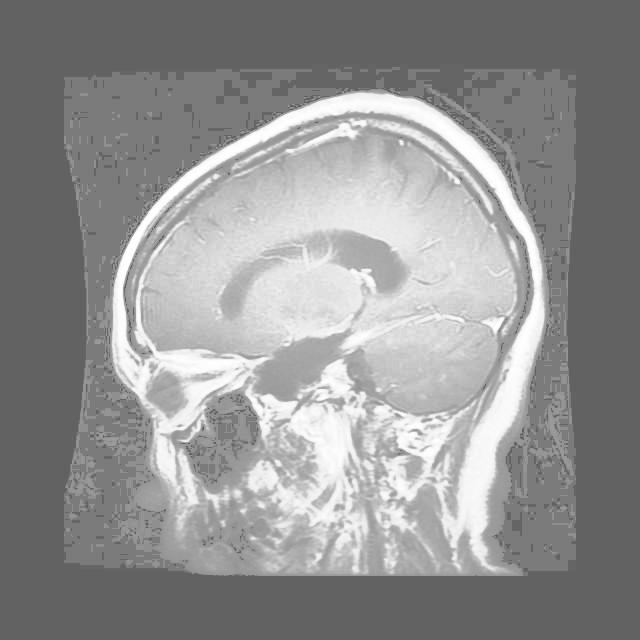
#> input picture tumor.v3i.folder/valid/glioma_tumor/gg-102-_jpg.rf.d357b099e92b56fe544d6b64986a88e9.jpg, 640 x 640 px, found by its file name; its folder holds 4 pictures in this run
$ jupyter execute --allow-errors RF_SVM_NVB.ipynb   (older library calls are emulated)
#> lines starting #> are read from the running program, lines starting #| are printed output that depends on the picture; pictures that were not available may be replaced by others from this repository, and a replacement may not be noted
[cell 1]
import numpy as np
import matplotlib.pyplot as plt
import glob
import cv2
import os
import seaborn as sns
import pandas as pd
from skimage.filters import sobel

[cell 2]
image_size = 128
labels = ['glioma_tumor','no_tumor','meningioma_tumor','pituitary_tumor']

[cell 3]
# [12 lines of commented-out code are left out]

X_test = []
y_test = []
for i in labels:
    folderPath = os.path.join('/Users/pranavmoses/Desktop/5505/Project-INFO5505-Pranav Moses/project/tumor.v3i.folder','test',i)
    for j in enumerate(os.listdir(folderPath)):
        if j[0] == 500:
            break
        img = cv2.imread(os.path.join(folderPath,j[1]))
#> img is the input picture: shape (640, 640, 3); min 82, max 255, mean 146.2
        img = cv2.resize(img,(image_size,image_size))
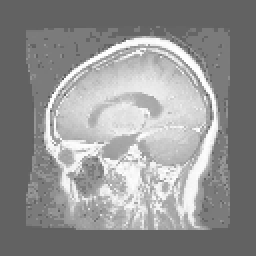
#> img: shape (128, 128, 3) (shown 2 times larger); min 82, max 255, mean 146.1
        X_test.append(img)
        y_test.append(i)
    print('Done with training data for:', i)

# X_train = np.array(X_train)
# y_train = np.array(y_train)
X_test = np.array(X_test)
y_test = np.array(y_test)

[cell 4]
#Encode labels from text (folder names) to integers.
from sklearn import preprocessing
le = preprocessing.LabelEncoder()
# le.fit(y_train)
# y_train = le.transform(y_train)
y_test = le.fit_transform(y_test)

#> (a cell that did not finish here is left out)

[cell 6]
X_test_n = X_test/255.0

#> (a cell that did not finish here is left out)

[cell 8]
def feature_extractor(dataset):
    x_train = dataset
    image_dataset = pd.DataFrame()
    for image in range(x_train.shape[0]):
        df = pd.DataFrame()
        input_img = x_train[image, :,:,:]
        img = input_img

         # FEATURE 1 - Pixel values
        #Add pixel values to the data frame
        pixel_values = img.reshape(-1) #flattening
        df['Pixel_Value'] = pixel_values
        #Pixel value itself as a feature
        #df['Image_Name'] = image   #Capture image name as we read multiple images
        # FEATURE 2 - Bunch of Gabor filter responses

                #Generate Gabor features
        num = 1  #To count numbers up in order to give Gabor features a lable in the data frame
        kernels = []
        for theta in range(2):   #Define number of thetas
            theta = theta / 4. * np.pi
            for sigma in (1, 3):  #Sigma with 1 and 3
                lamda = np.pi/4
                gamma = 0.5
                gabor_label = 'Gabor' + str(num)  #Label Gabor columns as Gabor1, Gabor2, etc.
    #                print(gabor_label)
                ksize=9
                kernel = cv2.getGaborKernel((ksize, ksize), sigma, theta, lamda, gamma, 0, ktype=cv2.CV_32F)
                kernels.append(kernel)
                #Now filter the image and add values to a new column
                fimg = cv2.filter2D(img, cv2.CV_8UC3, kernel)
                filtered_img = fimg.reshape(-1)
                df[gabor_label] = filtered_img  #Labels columns as Gabor1, Gabor2, etc.
                # print(gabor_label, ': theta=', theta, ': sigma=', sigma, ': lamda=', lamda, ': gamma=', gamma)
                num += 1  #Increment for gabor column label


    #     FEATURE 3 Sobel
        edge_sobel = sobel(img)
        edge_sobel1 = edge_sobel.reshape(-1)
        df['Sobel'] = edge_sobel1

        #Add more filters as needed

        #Append features from current image to the dataset
        image_dataset = pd.concat([image_dataset, df])
#> this loop made 7 passes
#> pass 1, in feature_extractor, `edge_sobel = sobel(img)`:
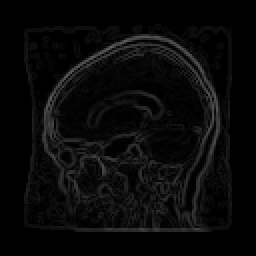
#> edge_sobel: shape (128, 128, 3) float64 (shown 2 times larger); min 0, max 0.39, mean 0.0368
#> pass 2, in feature_extractor, `input_img = x_train[image, :,:,:]`:
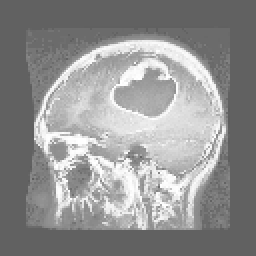
#> input_img: shape (128, 128, 3) float64 (shown 2 times larger); min 0.361, max 1, mean 0.572
#> pass 2, in feature_extractor, `edge_sobel = sobel(img)`:
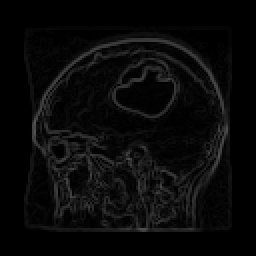
#> edge_sobel: shape (128, 128, 3) float64 (shown 2 times larger); min 0, max 0.338, mean 0.0373

    return image_dataset

#> (a cell that did not finish here is left out)

#> (a cell that did not finish here is left out)

[cell 11]
test_features = feature_extractor(X_test_n)
test_features = np.expand_dims(test_features, axis=0)
X_for_testing = np.reshape(test_features, (X_test_n.shape[0], -1))

[cell 12]
# from sklearn.ensemble import RandomForestClassifier
# RF_model = RandomForestClassifier(n_estimators = 50, random_state = 42)

# # Fit the model on training data
# RF_model.fit(X_for_training, y_train) #For sklearn no one hot encoding

[cell 13]
# #Can also use SVM but RF is faster and may be more accurate.
# from sklearn import svm
# SVM_model = svm.SVC(decision_function_shape='ovo')  #For multiclass classification
# SVM_model.fit(X_for_training, y_train)

[cell 14]
# from sklearn.naive_bayes import GaussianNB
# NVB_model = GaussianNB()
# NVB_model.fit(X_for_training, y_train)

[cell 15]
import pickle
# filename = 'RF_model.sav'
# pickle.dump(RF_model, open(filename, 'wb'))

[cell 16]
# pickle.dump(SVM_model, open('SVM_model.sav', 'wb'))
# pickle.dump(NVB_model, open('NVB_model.sav', 'wb'))

#> (a cell that did not finish here is left out)

[cell 18]
X_test_n.shape, y_test.shape
#> Out = ((7, 128, 128, 3), (7,))
